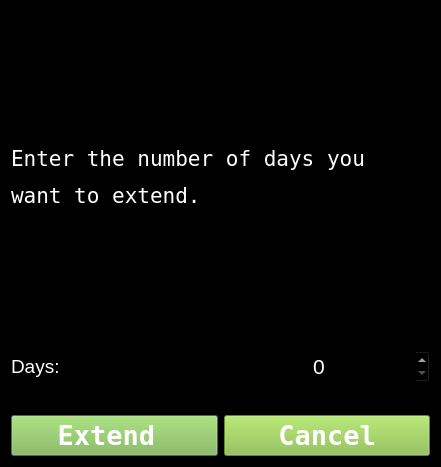
<?xml version="1.0" encoding="UTF-8"?>
<ui version="4.0">
 <class>Dialog</class>
 <widget class="QDialog" name="Dialog">
  <property name="geometry">
   <rect>
    <x>0</x>
    <y>0</y>
    <width>441</width>
    <height>467</height>
   </rect>
  </property>
  <property name="windowTitle">
   <string>ExtendBook</string>
  </property>
  <property name="styleSheet">
   <string notr="true">background-color: rgb(0, 0, 0);</string>
  </property>
  <layout class="QVBoxLayout" name="verticalLayout">
   <item>
    <widget class="QLabel" name="label">
     <property name="font">
      <font>
       <family>NSimSun</family>
       <pointsize>16</pointsize>
      </font>
     </property>
     <property name="styleSheet">
      <string notr="true">color: rgb(255, 255, 255);</string>
     </property>
     <property name="text">
      <string>&lt;html&gt;&lt;head/&gt;&lt;body&gt;&lt;p&gt;Enter the number of days you&lt;/p&gt;&lt;p&gt; want to extend.&lt;/p&gt;&lt;/body&gt;&lt;/html&gt;</string>
     </property>
    </widget>
   </item>
   <item>
    <layout class="QHBoxLayout" name="horizontalLayout">
     <item>
      <widget class="QLabel" name="label_4">
       <property name="font">
        <font>
         <pointsize>14</pointsize>
        </font>
       </property>
       <property name="styleSheet">
        <string notr="true">color: rgb(255, 255, 255);
background-color: rgba(255, 255, 255,0);</string>
       </property>
       <property name="text">
        <string>Days:</string>
       </property>
      </widget>
     </item>
     <item>
      <widget class="QSpinBox" name="days">
       <property name="font">
        <font>
         <pointsize>16</pointsize>
        </font>
       </property>
       <property name="styleSheet">
        <string notr="true">color: rgb(255, 255, 255);</string>
       </property>
       <property name="alignment">
        <set>Qt::AlignCenter</set>
       </property>
       <property name="maximum">
        <number>30</number>
       </property>
       <property name="value">
        <number>0</number>
       </property>
      </widget>
     </item>
    </layout>
   </item>
   <item>
    <widget class="QLabel" name="label_5">
     <property name="minimumSize">
      <size>
       <width>21</width>
       <height>20</height>
      </size>
     </property>
     <property name="maximumSize">
      <size>
       <width>21</width>
       <height>20</height>
      </size>
     </property>
     <property name="text">
      <string/>
     </property>
     <property name="pixmap">
      <pixmap>../Resources/plus.png</pixmap>
     </property>
     <property name="scaledContents">
      <bool>true</bool>
     </property>
    </widget>
   </item>
   <item>
    <layout class="QHBoxLayout" name="horizontalLayout_2">
     <item>
      <widget class="QPushButton" name="extendBook">
       <property name="font">
        <font>
         <family>NSimSun</family>
         <pointsize>20</pointsize>
         <weight>75</weight>
         <bold>true</bold>
        </font>
       </property>
       <property name="styleSheet">
        <string notr="true">
QPushButton:hover{
background-color:rgb(119, 156, 55);
color: rgb(255,255,255);
}

QPushButton{
background-color:rgb(134,188,66);
color:rgb(255,255,255);

}</string>
       </property>
       <property name="text">
        <string>Extend </string>
       </property>
      </widget>
     </item>
     <item>
      <widget class="QPushButton" name="cancelBtn">
       <property name="font">
        <font>
         <family>NSimSun</family>
         <pointsize>20</pointsize>
         <weight>75</weight>
         <bold>true</bold>
        </font>
       </property>
       <property name="styleSheet">
        <string notr="true">
QPushButton:hover{
background-color:rgb(119, 156, 55);
color: rgb(255,255,255);
}

QPushButton{
background-color:rgb(134,188,66);
color:rgb(255,255,255);

}</string>
       </property>
       <property name="text">
        <string>Cancel</string>
       </property>
      </widget>
     </item>
    </layout>
   </item>
  </layout>
 </widget>
 <resources>
  <include location="../Resources/resources.qrc"/>
 </resources>
 <connections>
  <connection>
   <sender>cancelBtn</sender>
   <signal>clicked(bool)</signal>
   <receiver>Dialog</receiver>
   <slot>close()</slot>
   <hints>
    <hint type="sourcelabel">
     <x>375</x>
     <y>387</y>
    </hint>
    <hint type="destinationlabel">
     <x>441</x>
     <y>385</y>
    </hint>
   </hints>
  </connection>
 </connections>
</ui>
